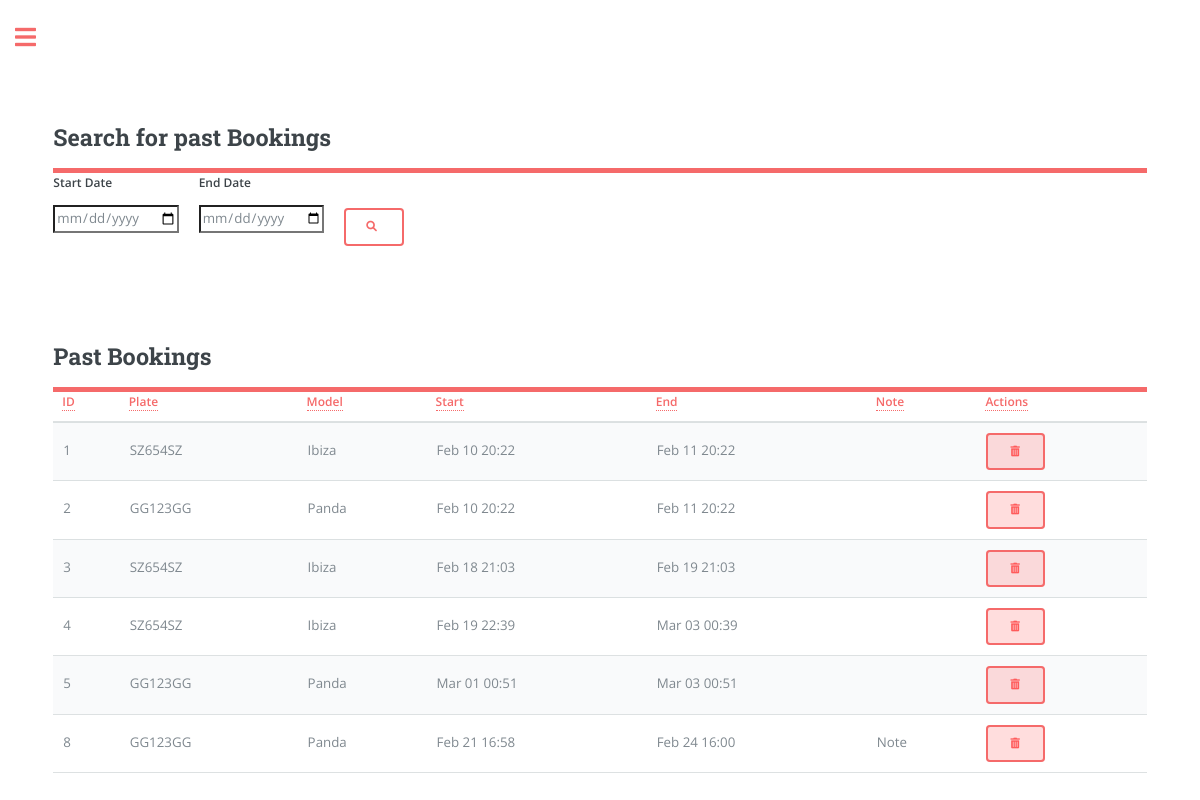
Page /bookings_history (signed in) on the committed database.
### app/models.py (models this page shows, shortened)
class Booking(db.Model):
    id = db.Column(db.Integer, primary_key=True)
    start_datetime = db.Column(db.DateTime, nullable=False)
    end_datetime = db.Column(db.DateTime, nullable=False)
    car_plate = db.Column(db.String(8), db.ForeignKey('car.plate'), nullable=False)
    user_id = db.Column(db.Integer, db.ForeignKey('user.id'), nullable=False)
    note = db.Column(db.String(160))
    money = db.Column(db.Integer, default=0, index=True)
    km = db.Column(db.Integer, default=0, index=True) # Car's kilometres when booking
    car = db.relationship('Car', backref='bookings', lazy=True)
    contact_id = db.Column(db.Integer, db.ForeignKey('contacts.id', name='booking_contacts_id'), nullable=True)
    group_id = db.Column(db.Integer, db.ForeignKey('groups.id', name='booking_group'), nullable=True)
    group = db.relationship('Groups', back_populates='bookings', lazy=True)

class Car(db.Model):
    plate = db.Column(db.String(8), primary_key=True, index=True, unique=True)
    make = db.Column(db.String(15), index=True)
    model = db.Column(db.String(15), index=True)
    fuel = db.Column(db.String(8), index=True)
    year = db.Column(db.Integer, index=True)
    cc = db.Column(db.Integer, index=True)
    user_id = db.Column(db.Integer, db.ForeignKey('user.id'))
    days = db.Column(db.Integer, default=0, index=True)
    money = db.Column(db.Integer, default=0, index=True) # Referred as 'revenue'
    car_cost = db.Column(db.Integer, default=0, index=True)
    insurance_cost = db.Column(db.Float, default=0, index=True)
    insurance_expiry_date = db.Column(db.DateTime)
    mot_cost = db.Column(db.Float, default=0, index=True)
    mot_expiry_date = db.Column(db.DateTime)
    road_tax_cost = db.Column(db.Float, default=0, index=True)
    road_tax_expiry_date = db.Column(db.DateTime)
    renewal = db.relationship('Renewal', backref='car', lazy='dynamic')
    km = db.Column(db.Integer, default=0, index=True)

### app/routes.py (the view, shortened to what this page needs)
@app.route('/bookings_history', methods=['GET', 'POST'])
@requires_verification
def bookings_history():
    current_date = datetime.utcnow()
    expired_bookings = Booking.query.filter(
        (Booking.user_id == current_user.id) &
        (Booking.end_datetime < current_date)
    ).all()
    return render_template('bookings_history.html' if current_user.language == 'en' else f'bookings_history_{current_user.language}.html',
                        user_bookings=expired_bookings, page='bookings_history',
                           user_name=current_user.username if current_user.is_authenticated else None)

### app/decorator.py (called while the page is built)
def requires_verification(func):
    @wraps(func)
    def decorated_function(*args, **kwargs):
        if not current_user.is_authenticated:
            flash('You need to log in to access this page.', 'warning')
            return redirect(url_for('login'))  # Redirect to login page
        elif not current_user.is_verified:
            flash('You need to verify your account to access this page.', 'warning')
            return redirect(url_for('confirm_email'))  # Redirect to account verification page
        return func(*args, **kwargs)
    return decorated_function

### app/models.py (called while the page is built)
@login.user_loader
def load_user(id):
    return User.query.get(int(id))

### app/templates/bookings_history.html (shortened to what this page needs)
{% if current_user.language == 'en' %}
    {% extends "index.html" %}
{% else %}
    {% extends "index_" + current_user.language + ".html" %}
{% endif %}
{% block content %}
    <head>
        <link rel="stylesheet" href="{{ url_for('static', filename='css/main.css') }}">
        <link rel="stylesheet" href="https://cdnjs.cloudflare.com/ajax/libs/font-awesome/5.15.3/css/all.min.css" />
    </head>
    <form action="{{ url_for('bookings_history') }}" method="POST">
        <header id="header">
            <h2>Search for past Bookings</h2>
        </header>
        <div class="row">
            <div class="col">
                <label for="start_date" class="form-label">Start Date</label>
                <input type="date" class="form-control" id="start_date" name="start_date" required>
            </div>
            <div class="col">
                <label for="end_date" class="form-label">End Date</label>
                <input type="date" class="form-control" id="end_date" name="end_date" required>
            </div>
        <button type="submit" name="search" class="btn btn-danger" style="margin-top: 35px; margin-left: 20px; width: 60px;"><i class="fa-solid fa-magnifying-glass" style="margin-right: 20px;"></i></button>
        </div>
    </form>
    <header id="header">
        <h2>Past Bookings</h2>
    </header>
    <form action="{{ url_for('bookings_history') }}" method="POST" onsubmit="return confirm('Are you sure you want to delete this booking?');">
        <table class="table" id="bookingTable">
            <thead>
                <tr>
                    <th scope="col"><a href="#" class="sort-link" data-sort="id">ID</a></th>
                    <th scope="col"><a href="#" class="sort-link" data-sort="plate">Plate</a></th>
                    <th scope="col"><a href="#" class="sort-link" data-sort="model">Model</a></th>
                    <th scope="col"><a href="#" class="sort-link" data-sort="start_datetime">Start</a></th>
                    <th scope="col"><a href="#" class="sort-link" data-sort="end_datetime">End</a></th>
                    <th scope="col"><a href="#" class="sort-link" data-sort="note">Note</a></th>
                    <th scope="col"><a>Actions</a></th>
                </tr>
            </thead>
            <tbody>
                {% for booking in user_bookings %}
                    <tr>
                        <td data-sort="id">{{ booking.id }}</td>
                        <td data-sort="plate">{{ booking.car.plate }}</td>
                        <td data-sort="model">{{ booking.car.model }}</td>
                        <td data-sort="start_datetime">{{ booking.start_datetime.strftime("%b %d %H:%M") }}</td>
                        <td data-sort="end_datetime">{{ booking.end_datetime.strftime("%b %d %H:%M") }}</td>
                        <td data-sort="note">
                            {% if booking.note %}
                                <span class="note-tooltip">
                                    Note
                                </span>
                            {% endif %}
                        </td>
                        <td>
                            <button type="submit" class="btn btn-danger btn-delete" name="delete" value="{{ booking.id }}"><i class="fas fa-trash-alt"></i></button>
                        </td>
                    </tr>
                {% endfor %}
            </tbody>
        </table>
    </form>
{% endblock %}

### rows in the picture
Booking: id "1", car.plate "SZ654SZ", car.model "Ibiza", start_datetime "Feb 10 20:22", end_datetime "Feb 11 20:22"
Booking: id "2", car.plate "GG123GG", car.model "Panda", start_datetime "Feb 10 20:22", end_datetime "Feb 11 20:22"
Booking: id "3", car.plate "SZ654SZ", car.model "Ibiza", start_datetime "Feb 18 21:03", end_datetime "Feb 19 21:03"
Booking: id "4", car.plate "SZ654SZ", car.model "Ibiza", start_datetime "Feb 19 22:39", end_datetime "Mar 03 00:39"
Booking: id "5", car.plate "GG123GG", car.model "Panda", start_datetime "Mar 01 00:51", end_datetime "Mar 03 00:51"
Booking: id "8", car.plate "GG123GG", car.model "Panda", start_datetime "Feb 21 16:58", end_datetime "Feb 24 16:00"
